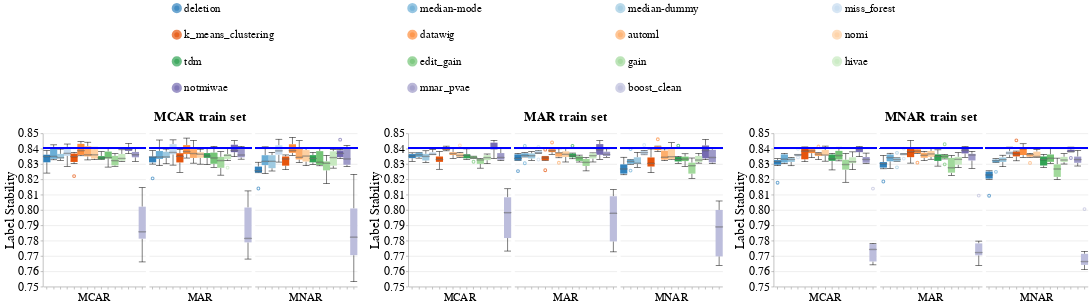

The cell this chart's notebook holds for it:
### Code cell
create_box_plots_for_diff_imputers_v2(dataset_name=DATASET_NAME,
                                      model_name='mlp_clf',
                                      metric_name='label_stability',
                                      db_client=db_client)

### Figure 1 — Vega-Lite specification as saved in the notebook (floating-point values rounded to 4 significant figures; data arrays with more than 128 entries replaced by an {"elided": "..."} marker saying what was removed)
{"config": {"view": {"continuousWidth": 400, "continuousHeight": 300, "stroke": null}, "axis": {"labelFontSize": 24, "labelFontWeight": "normal", "titleFontSize": 26, "titleFontWeight": "normal"}, "facet": {"spacing": 5}, "header": {"labelFontSize": 22, "labelOrient": "bottom", "labelPadding": 5, "titleFontSize": 26}, "legend": {"columns": 4, "direction": "horizontal", "labelFontSize": 22, "labelLimit": 400, "orient": "top", "symbolOffset": 250, "symbolStrokeWidth": 10, "titleAnchor": "middle", "titleFontSize": 24, "titleLimit": 300}, "title": {"fontSize": 26}}, "hconcat": [{"data": {"name": "data-cae93b45cafd4fc1eff9f7cfff5866b9"}, "facet": {"column": {"field": "Test_Injection_Strategy", "sort": ["MCAR", "MAR", "MNAR"], "title": "MCAR train set", "type": "nominal"}}, "spec": {"layer": [{"mark": {"type": "boxplot", "median": {"stroke": "black", "strokeWidth": 0.7}, "ticks": true}, "encoding": {"color": {"field": "Null_Imputer_Name", "scale": {"scheme": "category20c"}, "sort": ["deletion", "median-mode", "median-dummy", "miss_forest", "k_means_clustering", "datawig", "automl", "nomi", "tdm", "edit_gain", "gain", "hivae", "notmiwae", "mnar_pvae"], "title": null, "type": "nominal"}, "x": {"axis": {"labels": false}, "field": "Null_Imputer_Name", "sort": ["deletion", "median-mode", "median-dummy", "miss_forest", "k_means_clustering", "datawig", "automl", "nomi", "tdm", "edit_gain", "gain", "hivae", "notmiwae", "mnar_pvae"], "title": null, "type": "nominal"}, "y": {"field": "Metric_Value", "scale": {"zero": false}, "title": "Label Stability", "type": "quantitative"}}}, {"mark": "rule", "encoding": {"color": {"value": "blue"}, "size": {"value": 2}, "y": {"field": "Baseline_Median", "type": "quantitative"}}}], "width": 200}}, {"data": {"name": "data-e738c16027ce5130afe64dcfe73c817f"}, "facet": {"column": {"field": "Test_Injection_Strategy", "sort": ["MCAR", "MAR", "MNAR"], "title": "MAR train set", "type": "nominal"}}, "spec": {"layer": [{"mark": {"type": "boxplot", "median": {"stroke": "black", "strokeWidth": 0.7}, "ticks": true}, "encoding": {"color": {"field": "Null_Imputer_Name", "scale": {"scheme": "category20c"}, "sort": ["deletion", "median-mode", "median-dummy", "miss_forest", "k_means_clustering", "datawig", "automl", "nomi", "tdm", "edit_gain", "gain", "hivae", "notmiwae", "mnar_pvae"], "title": null, "type": "nominal"}, "x": {"axis": {"labels": false}, "field": "Null_Imputer_Name", "sort": ["deletion", "median-mode", "median-dummy", "miss_forest", "k_means_clustering", "datawig", "automl", "nomi", "tdm", "edit_gain", "gain", "hivae", "notmiwae", "mnar_pvae"], "title": null, "type": "nominal"}, "y": {"field": "Metric_Value", "scale": {"zero": false}, "title": "Label Stability", "type": "quantitative"}}}, {"mark": "rule", "encoding": {"color": {"value": "blue"}, "size": {"value": 2}, "y": {"field": "Baseline_Median", "type": "quantitative"}}}], "width": 200}}, {"data": {"name": "data-9a7a81e43445150e0699b32159c7a717"}, "facet": {"column": {"field": "Test_Injection_Strategy", "sort": ["MCAR", "MAR", "MNAR"], "title": "MNAR train set", "type": "nominal"}}, "spec": {"layer": [{"mark": {"type": "boxplot", "median": {"stroke": "black", "strokeWidth": 0.7}, "ticks": true}, "encoding": {"color": {"field": "Null_Imputer_Name", "scale": {"scheme": "category20c"}, "sort": ["deletion", "median-mode", "median-dummy", "miss_forest", "k_means_clustering", "datawig", "automl", "nomi", "tdm", "edit_gain", "gain", "hivae", "notmiwae", "mnar_pvae"], "title": null, "type": "nominal"}, "x": {"axis": {"labels": false}, "field": "Null_Imputer_Name", "sort": ["deletion", "median-mode", "median-dummy", "miss_forest", "k_means_clustering", "datawig", "automl", "nomi", "tdm", "edit_gain", "gain", "hivae", "notmiwae", "mnar_pvae"], "title": null, "type": "nominal"}, "y": {"field": "Metric_Value", "scale": {"zero": false}, "title": "Label Stability", "type": "quantitative"}}}, {"mark": "rule", "encoding": {"color": {"value": "blue"}, "size": {"value": 2}, "y": {"field": "Baseline_Median", "type": "quantitative"}}}], "width": 200}}], "resolve": {"scale": {"color": "shared", "y": "shared"}}, "$schema": "https://vega.github.io/schema/vega-lite/v4.17.0.json", "datasets": {"data-cae93b45cafd4fc1eff9f7cfff5866b9": {"elided": "270 records"}, "data-e738c16027ce5130afe64dcfe73c817f": {"elided": "270 records"}, "data-9a7a81e43445150e0699b32159c7a717": {"elided": "270 records"}}}
